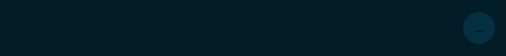
<?xml version="1.0" encoding="UTF-8"?>
<ui version="4.0">
 <class>road_list_item</class>
 <widget class="QWidget" name="road_list_item">
  <property name="geometry">
   <rect>
    <x>0</x>
    <y>0</y>
    <width>506</width>
    <height>56</height>
   </rect>
  </property>
  <property name="windowTitle">
   <string>Form</string>
  </property>
  <property name="styleSheet">
   <string notr="true">QWidget{
	background-color: #011C26;
	font: 13pt &quot;Helvetica&quot;;
}

QLabel {
	color: #F9F9F9;
}

QLabel#t_titel{
	font: bold
}

QToolButton {
    background-color: #032F40; 
    border-radius: 16px;       
    border: none;
    text-align: center;
}

QToolButton:hover {
    background-color: #314250; 
}

QToolButton:pressed {
    background-color: #1A252E;
}</string>
  </property>
  <layout class="QHBoxLayout" name="horizontalLayout">
   <item>
    <widget class="QLabel" name="t_titel">
     <property name="text">
      <string/>
     </property>
    </widget>
   </item>
   <item>
    <spacer name="horizontalSpacer">
     <property name="orientation">
      <enum>Qt::Orientation::Horizontal</enum>
     </property>
     <property name="sizeHint" stdset="0">
      <size>
       <width>40</width>
       <height>20</height>
      </size>
     </property>
    </spacer>
   </item>
   <item>
    <widget class="QToolButton" name="b_edit">
     <property name="minimumSize">
      <size>
       <width>32</width>
       <height>32</height>
      </size>
     </property>
     <property name="maximumSize">
      <size>
       <width>32</width>
       <height>32</height>
      </size>
     </property>
     <property name="text">
      <string>...</string>
     </property>
     <property name="icon">
      <iconset resource="resources.qrc">
       <normaloff>:/icons/icons/Mode edit.svg</normaloff>:/icons/icons/Mode edit.svg</iconset>
     </property>
    </widget>
   </item>
  </layout>
 </widget>
 <resources>
  <include location="resources.qrc"/>
 </resources>
 <connections/>
</ui>
